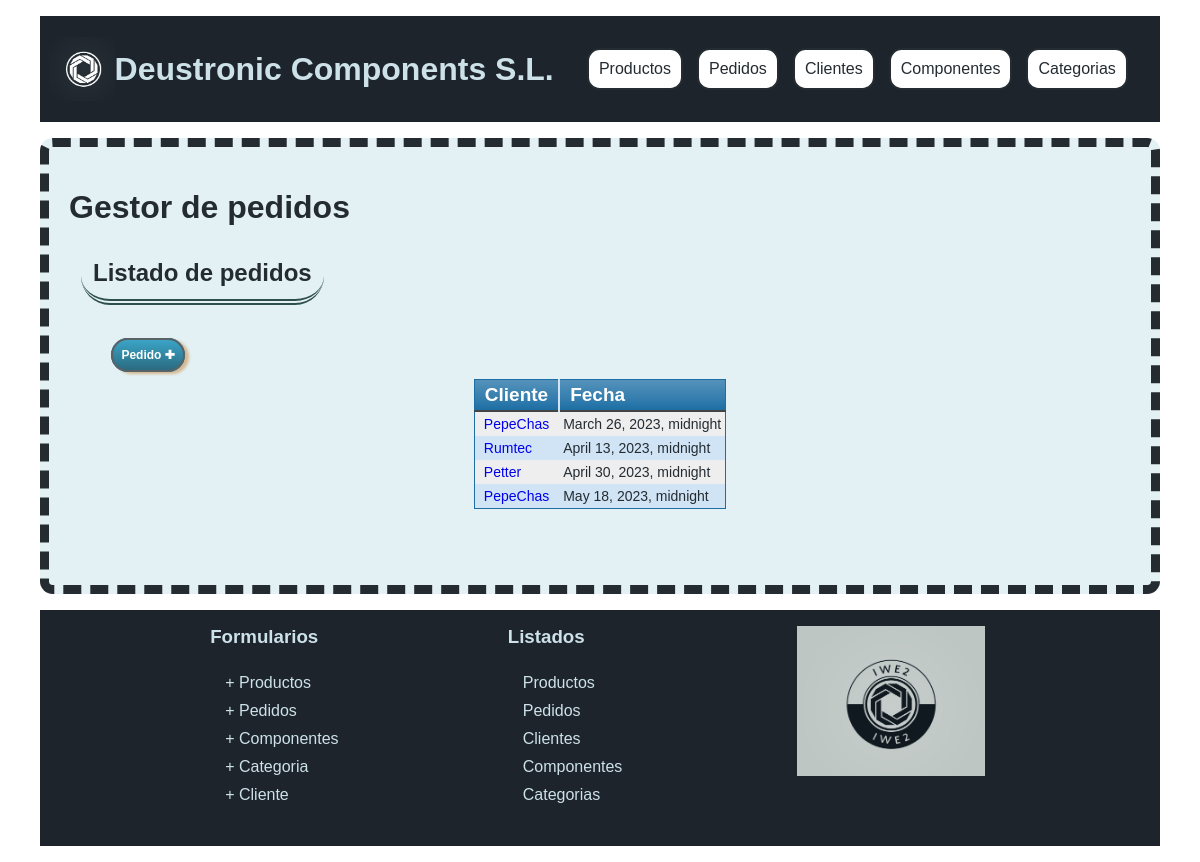
The page /appProyecto/pedidos/ on the database its author committed.
### appProyecto/models.py (models this page shows, shortened)
class Pedido(models.Model):
    id_cliente = models.ForeignKey(Cliente, on_delete=models.CASCADE)
    fecha = models.DateTimeField('Fecha de creacion')
    precio = models.FloatField(default=0)
    producto = models.ManyToManyField(Producto, through="Cantidad")

class Cliente(models.Model):
    cif = models.CharField(max_length=100, unique=True)
    nombre = models.CharField(max_length=100)
    direccion = models.CharField(max_length=200)
    telefono = models.CharField(max_length=30)
    email = models.EmailField(max_length=200)
    def __str__(self):
        return self.nombre

### appProyecto/views.py (the view)
class PedidosListView(ListView):
    model = Pedido

### appProyecto/templates/appProyecto/pedido_list.html
{% extends "base.html" %} {% block titulo %}Listado de pedidos{% endblock %}
{%block contenido %}
<div id="content">
  <h1>Gestor de pedidos</h1>
  <h2>Listado de pedidos</h2>
  <div class="tablasList">
    <a href="{%url 'crear pedido'%}" class="button">Pedido&nbsp;✚</a>
    {% if object_list %}
    <table class="listados">
      <thead>
        <tr>
          <th>Cliente</th>
          <th>Fecha</th>
        </tr>
      </thead>
      <tbody>
        {% for r in object_list %}
        <tr>
          <td>
            <a href="{% url 'detalle pedido' r.id %}">{{ r.id_cliente}}</a>
          </td>
          <td>{{ r.fecha}}</td>
        </tr>
        {% endfor %}
      </tbody>
    </table>
    {% else %}
    <p>No hay pedidos creados.</p>
    {% endif %}
  </div>
</div>
{% endblock %}

### appProyecto/static/css/estilos.css (style rules this page uses)
body { background-image: url(https://e1.pxfuel.com/desktop-wallpaper/586/170/desktop-wallpaper-blue-honeycomb-honeycomb.jpg); font-family: "Franklin Gothic Medium", "Arial Narrow", Arial, sans-serif; color: #242c32; }
.iconosRedes, ul.linksFooter, a { text-decoration: none; list-style: none; padding: 5px; }
h2 { padding: 0.5em; min-width: min-content; margin: 0.5em; max-width: max-content; border-bottom: 6px double darkslategrey; }
form.cuadroFormularios, table.paleBlueRows, table.listados { font-family: Arial, Helvetica, sans-serif; border: 1px solid #1c6ea4; background-color: #eeeeee; min-width: min-content; text-align: left; border-collapse: collapse; margin: 1em auto; padding: 1.5em; border-radius: 0.5em; }
table.listados td, table.listados th, table.paleBlueRows td, table.paleBlueRows th { padding: 4px; min-width: min-content; }
table.listados tbody td { font-size: 14px; }
table.listados tr:nth-child(even) { background: #d0e4f5; }
table.listados thead { background: linear-gradient(to bottom, #5592bb 0%, #327cad 66%, #1c6ea4 100%); border-bottom: 2px solid #444444; }
table.listados thead th { font-size: 19px; font-weight: bold; color: #ffffff; border-left: 2px solid #d0e4f5; padding: 4px 10px; }
table.listados thead th:first-child { border-left: none; }
form button, .button { margin: 0.2em; text-decoration: none; text-align: center; place-self: end; padding: 8px; border: solid 2px #596266; -webkit-border-radius: 50px; -moz-border-radius: 50px; border-radius: 50px; font: 12px Arial, Helvetica, sans-serif; font-weight: bold; color: #ffffff; background-color: #3ba4c7; background-image: -moz-linear-gradient(top, #3ba4c7 0%, #2a6b80 100%); background-image: -webkit-linear-gradient(top, #3ba4c7 0%, #2a6b80 100%); background-image: -o-linear-gradient(top, #3ba4c7 0%, #2a6b80 100%); background-image: -ms-linear-gradient(top, #3ba4c7 0%, #2a6b80 100%); filter: progid:DXImageTransform.Microsoft.gradient(startColorstr='#2a6b80', endColorstr='#2a6b80', GradientType=0); background-image: linear-gradient(top, #3ba4c7 0%, #2a6b80 100%); -webkit-box-shadow: 4px 2px 3px#d5b88f; -moz-box-shadow: 4px 2px 3px#d5b88f; box-shadow: 4px 2px 3px#d5b88f; }
.bloque, table, .propiedadProducto, h2 { border-radius: 1.5em; }
.tablasList { padding: 1.5em; margin: 1em; }

### rows shown on the page
Pedido: id_cliente "PepeChas", fecha "March 26, 2023, midnight"
Pedido: id_cliente "Rumtec", fecha "April 13, 2023, midnight"
Pedido: id_cliente "Petter", fecha "April 30, 2023, midnight"
Pedido: id_cliente "PepeChas", fecha "May 18, 2023, midnight"
